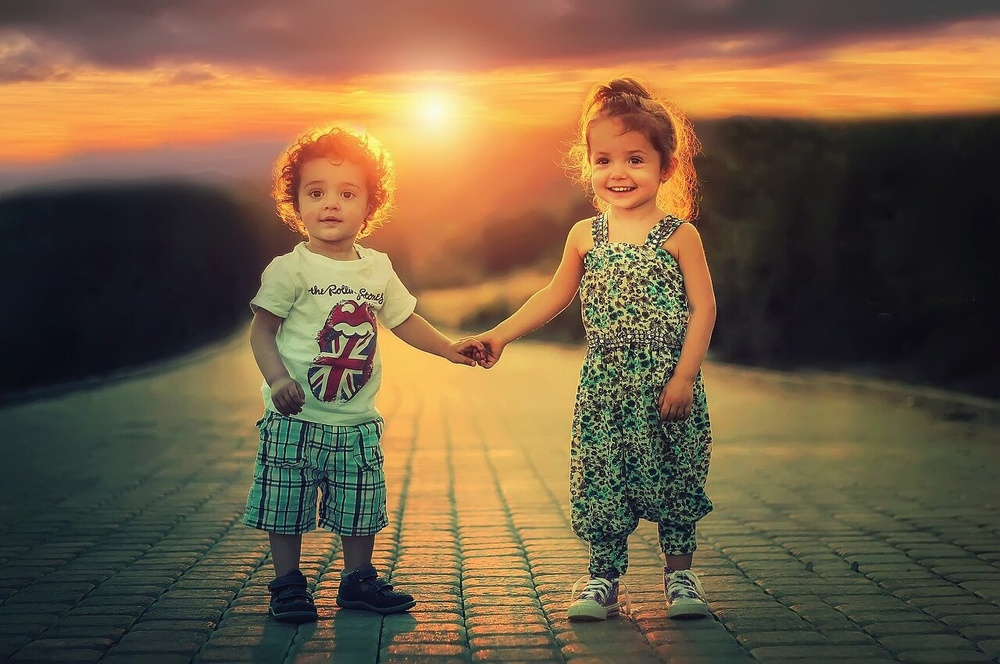
#> input picture 1.jpg, 1000 x 664 px, shrunk from 1280 x 850 before the run
$ python main.py
#> lines starting #> are read from the running program, lines starting #| are printed output that depends on the picture; after the words box and inside, x2 and y2 are one past the last pixel; in counts of white or black regions, pixels touching at a corner belong together
import cv2

# haarcascade 선언
face_cascade = cv2.CascadeClassifier(
    cv2.data.haarcascades + 'haarcascade_frontalface_alt.xml')
eye_cascade = cv2.CascadeClassifier(
    cv2.data.haarcascades + 'haarcascade_eye.xml')

cv2.WINDOW_AUTOSIZE

# 이미지 가져오기
img = cv2.imread('1.jpg')
#> img is the input picture: shape (664, 1000, 3); mean B, G, R 67.5, 94.4, 116.4
color = cv2.cvtColor(img, cv2.COLOR_BGR2GRAY)
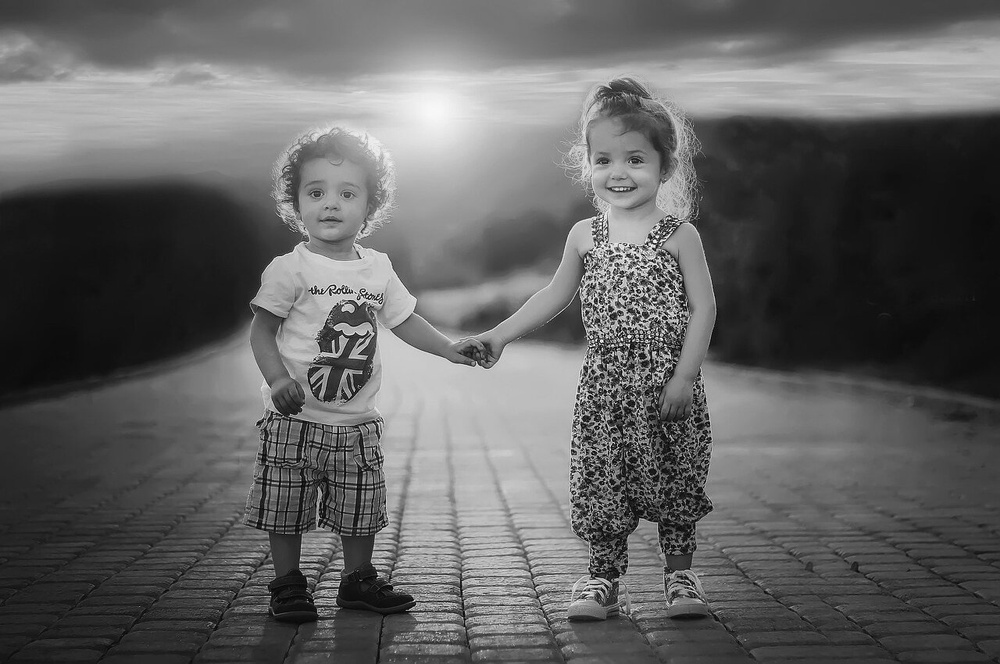
#> color: shape (664, 1000); min 0, max 254, mean 97.9

# 안면 구현

# Cascade classifier를 이용해 얼굴을 찾음.
face = face_cascade.detectMultiScale(color, 1.3, 5)
#> face = [[292, 163, 79, 79], [579, 127, 84, 84]]
#얼굴에 사각형을 그리고 눈을 찾는다.
for (x, y, w, h) in face:
    cv2.rectangle(img, (x, y), (x + w, y + h), (255, 0, 0), 2)

    # 눈 구현

    # 이미지를 얼굴 크기 만큼 잘라서 color스케일 이미지와 clolor2를 만듬
    eye_color = img[y:y + h, x:x + w]
    eye_color2 = color[y:y + h, x:x + w]
    # 등록한 cascade classifier를 이용해 눈을 찾음.
    eyes = eye_cascade.detectMultiScale(eye_color2)
    # 눈: 이미지 프레임에 (x, y)에서 시작, (x+넓이, y+길이)까지의 사각형을 그림.
    for (ex, ey, ew, eh) in eyes:
        cv2.rectangle(eye_color, (ex, ey), (ex+ew, ey+eh), (0, 255, 0), 2)
#> this loop made 2 passes
#> (x, y, w, h, eyes) on passes 1 to 2: (292, 163, 79, 79, [[11, 18, 24, 24], [42, 20, 24, 24]]), (579, 127, 84, 84, [[43, 21, 24, 24], [13, 23, 24, 24]])
#> pass 1, `eye_color = img[y:y + h, x:x + w]`:
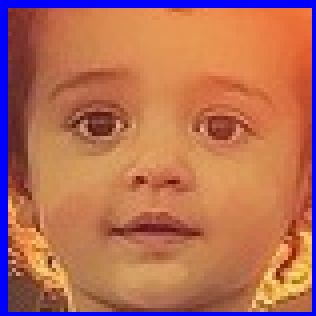
#> eye_color: shape (79, 79, 3) (shown 4 times larger); mean B, G, R 87.8, 109.5, 179.8
#> pass 1, `eye_color2 = color[y:y + h, x:x + w]`:
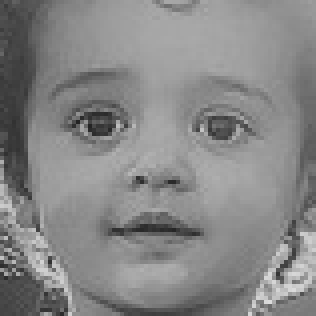
#> eye_color2: shape (79, 79) (shown 4 times larger); min 36, max 220, mean 134.5
#> pass 2, `eye_color = img[y:y + h, x:x + w]`:
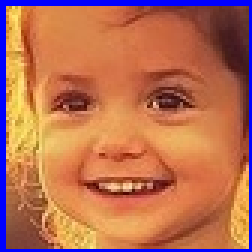
#> eye_color: shape (84, 84, 3) (shown 3 times larger); mean B, G, R 83.4, 110.1, 183.9
#> pass 2, `eye_color2 = color[y:y + h, x:x + w]`:
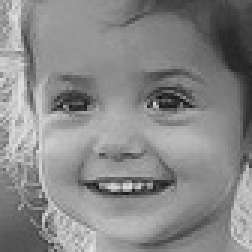
#> eye_color2: shape (84, 84) (shown 3 times larger); min 18, max 227, mean 136
#> after the loop:
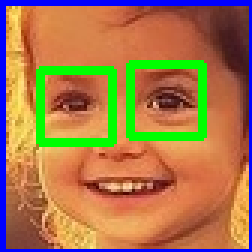
#> eye_color: shape (84, 84, 3) (shown 3 times larger); 8.05% of pixels changed, all inside (x1, y1, x2, y2) = (12, 20, 69, 49)
#> after the loop:
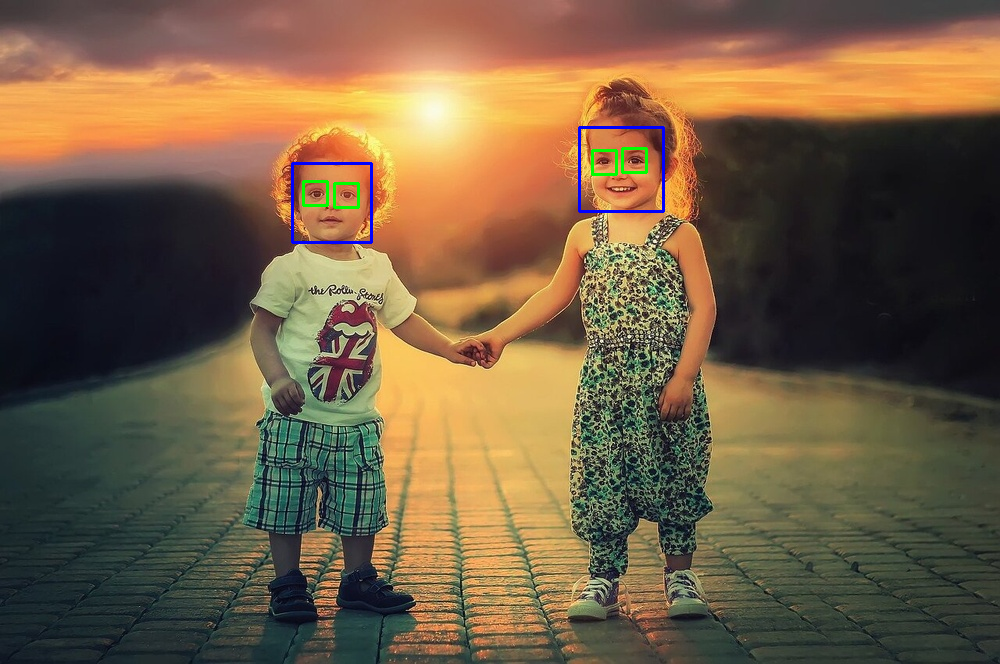
#> img: shape (664, 1000, 3); 0.46% of pixels changed, all inside (x1, y1, x2, y2) = (291, 126, 665, 244)

# image 출력
cv2.imshow('image', img)

key = cv2.waitKey(0)
#> (key Esc is pressed here)
cv2.destroyAllWindows()
